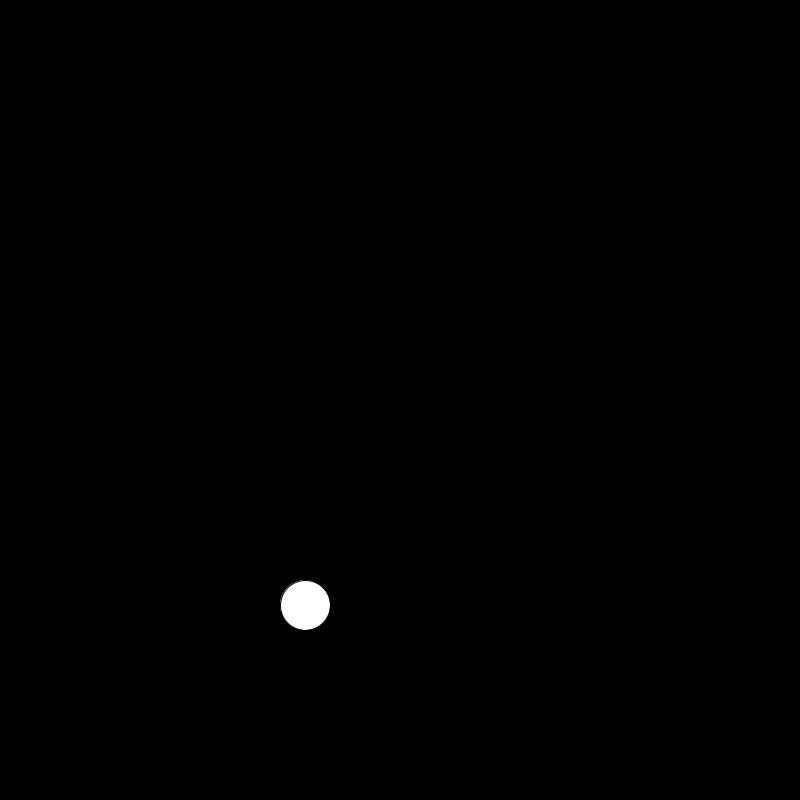
Frame 1 (no input)
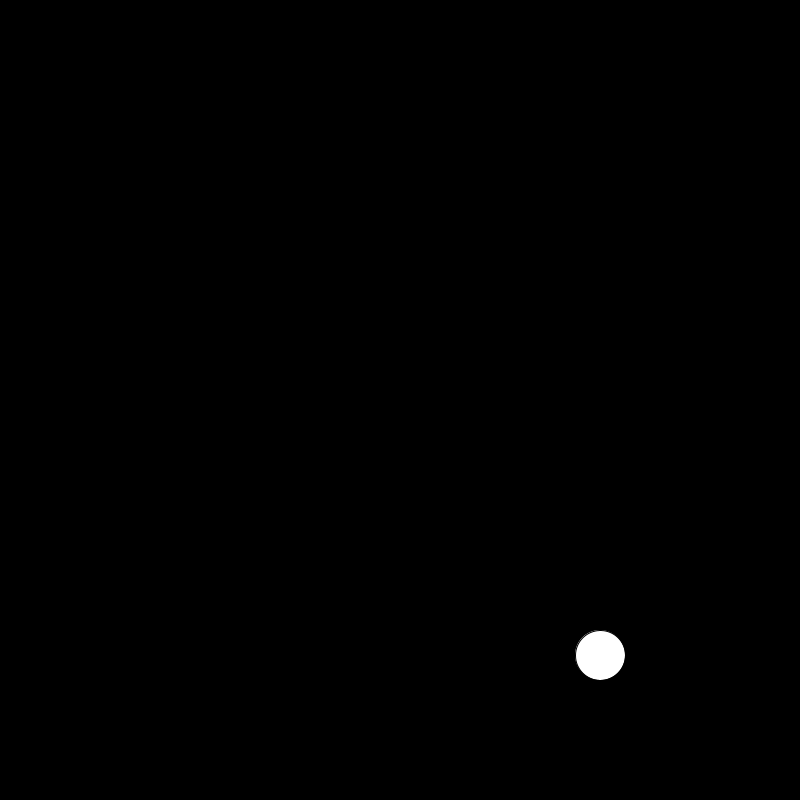
Frame 60 (the mouse pressed at the canvas centre just before this capture)
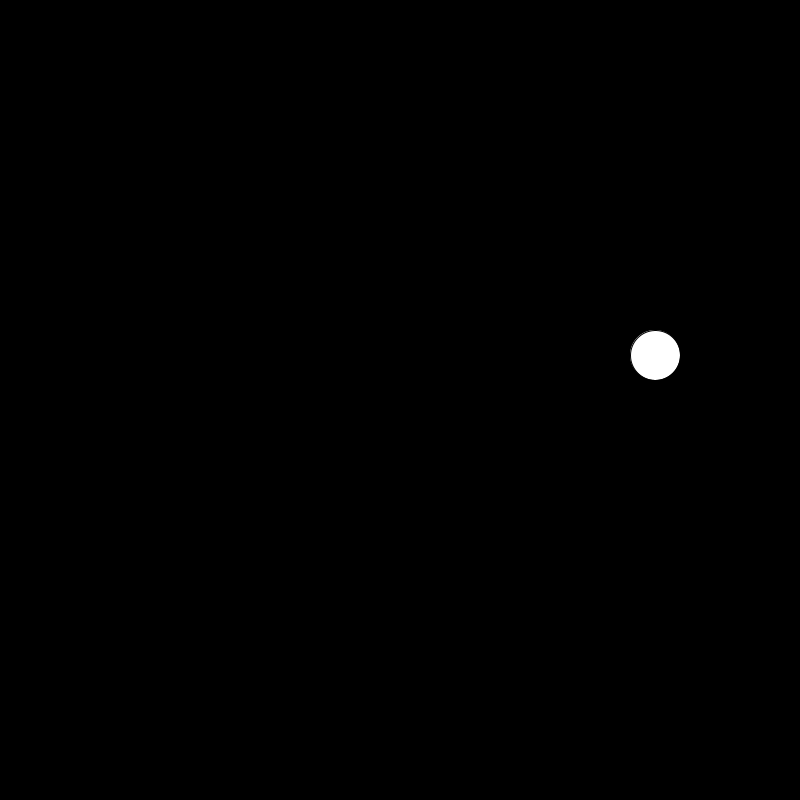
Frame 120 (the mouse held since frame 60 and released just before this capture)

The Processing sketch that drew these frames (run headless with seeded random() and noise(); from frame 60 on, the mouse is pressed at the canvas centre):

// Processing sketch: sketch_03b_bounce_corrected
// ── sketch_03b_bounce_corrected.pde
float ballX = 300;
float ballY = 600;

float speedX = 5;
float speedY = 5;

void setup() {
  size(800, 800); //We set up the size of the display
  background(0);  //We set up the background color
  frameRate(24);  //We set up the frame rate of the application (24 frames per second = normal movie frame rate)
}

void draw(){
  background(0);                 //we clear the background in every frame
  
  ballX = ballX + speedX;        //we add the speed to the position of the ball to the position
  ballY = ballY + speedY;
  
  if(ballX>775){                //if the ball goes over any of the borders, we reposition the ball in the border and invert the speed of that axis.
    ballX=775;                  //in this case we count a 25px offset to compensate the radius of the ball
    speedX = -speedX;
  }
  
  if(ballX<25){
    ballX=25;
    speedX = -speedX;
  }
  
  if(ballY>775){
    ballY=775;
    speedY = -speedY;
  }
  
  if(ballY<25){
    ballY=25;
    speedY = -speedY;
  }
  
  
  
  ellipse(ballX, ballY, 50, 50);  //we draw a circle at the coordinates of the particle radius 25
}
